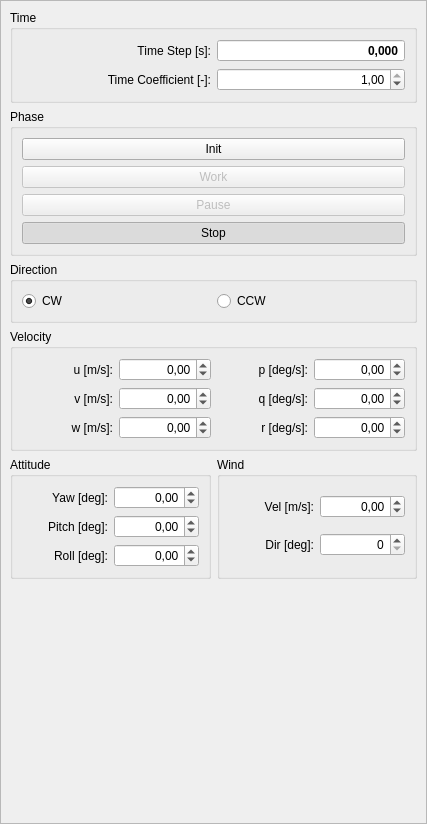
<?xml version="1.0" encoding="UTF-8"?>
<ui version="4.0">
 <class>DockWidgetMain</class>
 <widget class="QDockWidget" name="DockWidgetMain">
  <property name="geometry">
   <rect>
    <x>0</x>
    <y>0</y>
    <width>427</width>
    <height>824</height>
   </rect>
  </property>
  <property name="minimumSize">
   <size>
    <width>100</width>
    <height>100</height>
   </size>
  </property>
  <property name="locale">
   <locale language="Polish" country="Poland"/>
  </property>
  <property name="features">
   <set>QDockWidget::DockWidgetMovable</set>
  </property>
  <property name="windowTitle">
   <string>Main</string>
  </property>
  <widget class="QWidget" name="dockWidgetContents">
   <layout class="QGridLayout" name="gridLayout_3">
    <property name="leftMargin">
     <number>0</number>
    </property>
    <property name="topMargin">
     <number>0</number>
    </property>
    <property name="rightMargin">
     <number>0</number>
    </property>
    <property name="bottomMargin">
     <number>0</number>
    </property>
    <item row="0" column="0">
     <widget class="QScrollArea" name="scrollArea">
      <property name="widgetResizable">
       <bool>true</bool>
      </property>
      <widget class="QWidget" name="scrollAreaWidgetContents">
       <property name="geometry">
        <rect>
         <x>0</x>
         <y>0</y>
         <width>442</width>
         <height>784</height>
        </rect>
       </property>
       <layout class="QGridLayout" name="gridLayout_6">
        <item row="1" column="0" colspan="2">
         <widget class="QGroupBox" name="groupBoxPhase">
          <property name="title">
           <string>Phase</string>
          </property>
          <layout class="QGridLayout" name="gridLayout">
           <item row="0" column="0">
            <widget class="QPushButton" name="pushButtonInit">
             <property name="text">
              <string>Init</string>
             </property>
             <property name="checkable">
              <bool>true</bool>
             </property>
             <attribute name="buttonGroup">
              <string notr="true">buttonGroupPhase</string>
             </attribute>
            </widget>
           </item>
           <item row="1" column="0">
            <widget class="QPushButton" name="pushButtonWork">
             <property name="enabled">
              <bool>false</bool>
             </property>
             <property name="text">
              <string>Work</string>
             </property>
             <property name="checkable">
              <bool>true</bool>
             </property>
             <attribute name="buttonGroup">
              <string notr="true">buttonGroupPhase</string>
             </attribute>
            </widget>
           </item>
           <item row="2" column="0">
            <widget class="QPushButton" name="pushButtonPause">
             <property name="enabled">
              <bool>false</bool>
             </property>
             <property name="text">
              <string>Pause</string>
             </property>
             <property name="checkable">
              <bool>true</bool>
             </property>
             <attribute name="buttonGroup">
              <string notr="true">buttonGroupPhase</string>
             </attribute>
            </widget>
           </item>
           <item row="3" column="0">
            <widget class="QPushButton" name="pushButtonStop">
             <property name="text">
              <string>Stop</string>
             </property>
             <property name="checkable">
              <bool>true</bool>
             </property>
             <property name="checked">
              <bool>true</bool>
             </property>
             <attribute name="buttonGroup">
              <string notr="true">buttonGroupPhase</string>
             </attribute>
            </widget>
           </item>
          </layout>
         </widget>
        </item>
        <item row="2" column="0" colspan="2">
         <widget class="QGroupBox" name="groupBoxDirection">
          <property name="title">
           <string>Direction</string>
          </property>
          <layout class="QGridLayout" name="gridLayout_7">
           <item row="0" column="0">
            <widget class="QRadioButton" name="radioButtonCW">
             <property name="text">
              <string>CW</string>
             </property>
             <property name="checked">
              <bool>true</bool>
             </property>
             <attribute name="buttonGroup">
              <string notr="true">buttonGroupDir</string>
             </attribute>
            </widget>
           </item>
           <item row="0" column="1">
            <widget class="QRadioButton" name="radioButtonCCW">
             <property name="text">
              <string>CCW</string>
             </property>
             <attribute name="buttonGroup">
              <string notr="true">buttonGroupDir</string>
             </attribute>
            </widget>
           </item>
          </layout>
         </widget>
        </item>
        <item row="3" column="0" colspan="2">
         <widget class="QGroupBox" name="groupBoxVelocity">
          <property name="minimumSize">
           <size>
            <width>0</width>
            <height>0</height>
           </size>
          </property>
          <property name="title">
           <string>Velocity</string>
          </property>
          <layout class="QGridLayout" name="gridLayout_4">
           <item row="1" column="0">
            <widget class="QLabel" name="labelVelV">
             <property name="text">
              <string>v [m/s]:</string>
             </property>
             <property name="alignment">
              <set>Qt::AlignRight|Qt::AlignTrailing|Qt::AlignVCenter</set>
             </property>
             <property name="buddy">
              <cstring>spinBoxVelV</cstring>
             </property>
            </widget>
           </item>
           <item row="0" column="3">
            <widget class="QDoubleSpinBox" name="spinBoxOmgP">
             <property name="alignment">
              <set>Qt::AlignRight|Qt::AlignTrailing|Qt::AlignVCenter</set>
             </property>
             <property name="minimum">
              <double>-999.990000000000009</double>
             </property>
             <property name="maximum">
              <double>999.990000000000009</double>
             </property>
            </widget>
           </item>
           <item row="0" column="0">
            <widget class="QLabel" name="labelVelU">
             <property name="text">
              <string>u [m/s]:</string>
             </property>
             <property name="alignment">
              <set>Qt::AlignRight|Qt::AlignTrailing|Qt::AlignVCenter</set>
             </property>
             <property name="buddy">
              <cstring>spinBoxVelU</cstring>
             </property>
            </widget>
           </item>
           <item row="0" column="1">
            <widget class="QDoubleSpinBox" name="spinBoxVelU">
             <property name="alignment">
              <set>Qt::AlignRight|Qt::AlignTrailing|Qt::AlignVCenter</set>
             </property>
             <property name="minimum">
              <double>-999.990000000000009</double>
             </property>
             <property name="maximum">
              <double>999.990000000000009</double>
             </property>
            </widget>
           </item>
           <item row="2" column="3">
            <widget class="QDoubleSpinBox" name="spinBoxOmgR">
             <property name="alignment">
              <set>Qt::AlignRight|Qt::AlignTrailing|Qt::AlignVCenter</set>
             </property>
             <property name="minimum">
              <double>-999.990000000000009</double>
             </property>
             <property name="maximum">
              <double>999.990000000000009</double>
             </property>
            </widget>
           </item>
           <item row="1" column="2">
            <widget class="QLabel" name="labelOmgQ">
             <property name="text">
              <string>q [deg/s]:</string>
             </property>
             <property name="alignment">
              <set>Qt::AlignRight|Qt::AlignTrailing|Qt::AlignVCenter</set>
             </property>
             <property name="buddy">
              <cstring>spinBoxOmgQ</cstring>
             </property>
            </widget>
           </item>
           <item row="2" column="0">
            <widget class="QLabel" name="labelVelW">
             <property name="text">
              <string>w [m/s]:</string>
             </property>
             <property name="alignment">
              <set>Qt::AlignRight|Qt::AlignTrailing|Qt::AlignVCenter</set>
             </property>
             <property name="buddy">
              <cstring>spinBoxVelW</cstring>
             </property>
            </widget>
           </item>
           <item row="1" column="1">
            <widget class="QDoubleSpinBox" name="spinBoxVelV">
             <property name="alignment">
              <set>Qt::AlignRight|Qt::AlignTrailing|Qt::AlignVCenter</set>
             </property>
             <property name="minimum">
              <double>-999.990000000000009</double>
             </property>
             <property name="maximum">
              <double>999.990000000000009</double>
             </property>
            </widget>
           </item>
           <item row="1" column="3">
            <widget class="QDoubleSpinBox" name="spinBoxOmgQ">
             <property name="alignment">
              <set>Qt::AlignRight|Qt::AlignTrailing|Qt::AlignVCenter</set>
             </property>
             <property name="minimum">
              <double>-999.990000000000009</double>
             </property>
             <property name="maximum">
              <double>999.990000000000009</double>
             </property>
            </widget>
           </item>
           <item row="2" column="1">
            <widget class="QDoubleSpinBox" name="spinBoxVelW">
             <property name="alignment">
              <set>Qt::AlignRight|Qt::AlignTrailing|Qt::AlignVCenter</set>
             </property>
             <property name="minimum">
              <double>-999.990000000000009</double>
             </property>
             <property name="maximum">
              <double>999.990000000000009</double>
             </property>
            </widget>
           </item>
           <item row="2" column="2">
            <widget class="QLabel" name="labelOmgR">
             <property name="text">
              <string>r [deg/s]:</string>
             </property>
             <property name="alignment">
              <set>Qt::AlignRight|Qt::AlignTrailing|Qt::AlignVCenter</set>
             </property>
             <property name="buddy">
              <cstring>spinBoxOmgR</cstring>
             </property>
            </widget>
           </item>
           <item row="0" column="2">
            <widget class="QLabel" name="labelOmgP">
             <property name="text">
              <string>p [deg/s]:</string>
             </property>
             <property name="alignment">
              <set>Qt::AlignRight|Qt::AlignTrailing|Qt::AlignVCenter</set>
             </property>
             <property name="buddy">
              <cstring>spinBoxOmgP</cstring>
             </property>
            </widget>
           </item>
          </layout>
         </widget>
        </item>
        <item row="4" column="0">
         <widget class="QGroupBox" name="groupBoxAttitude">
          <property name="title">
           <string>Attitude</string>
          </property>
          <layout class="QGridLayout" name="gridLayout_2">
           <item row="2" column="1">
            <widget class="QDoubleSpinBox" name="spinBoxAttPhi">
             <property name="alignment">
              <set>Qt::AlignRight|Qt::AlignTrailing|Qt::AlignVCenter</set>
             </property>
             <property name="minimum">
              <double>-180.000000000000000</double>
             </property>
             <property name="maximum">
              <double>180.000000000000000</double>
             </property>
            </widget>
           </item>
           <item row="0" column="1">
            <widget class="QDoubleSpinBox" name="spinBoxAttPsi">
             <property name="alignment">
              <set>Qt::AlignRight|Qt::AlignTrailing|Qt::AlignVCenter</set>
             </property>
             <property name="minimum">
              <double>-180.000000000000000</double>
             </property>
             <property name="maximum">
              <double>180.000000000000000</double>
             </property>
            </widget>
           </item>
           <item row="2" column="0">
            <widget class="QLabel" name="labelAttPhi">
             <property name="text">
              <string>Roll [deg]:</string>
             </property>
             <property name="alignment">
              <set>Qt::AlignRight|Qt::AlignTrailing|Qt::AlignVCenter</set>
             </property>
             <property name="buddy">
              <cstring>spinBoxAttPhi</cstring>
             </property>
            </widget>
           </item>
           <item row="0" column="0">
            <widget class="QLabel" name="labelAttPsi">
             <property name="text">
              <string>Yaw [deg]:</string>
             </property>
             <property name="alignment">
              <set>Qt::AlignRight|Qt::AlignTrailing|Qt::AlignVCenter</set>
             </property>
             <property name="buddy">
              <cstring>spinBoxAttPsi</cstring>
             </property>
            </widget>
           </item>
           <item row="1" column="0">
            <widget class="QLabel" name="labelAttTht">
             <property name="text">
              <string>Pitch [deg]:</string>
             </property>
             <property name="alignment">
              <set>Qt::AlignRight|Qt::AlignTrailing|Qt::AlignVCenter</set>
             </property>
             <property name="buddy">
              <cstring>spinBoxAttTht</cstring>
             </property>
            </widget>
           </item>
           <item row="1" column="1">
            <widget class="QDoubleSpinBox" name="spinBoxAttTht">
             <property name="alignment">
              <set>Qt::AlignRight|Qt::AlignTrailing|Qt::AlignVCenter</set>
             </property>
             <property name="minimum">
              <double>-90.000000000000000</double>
             </property>
             <property name="maximum">
              <double>90.000000000000000</double>
             </property>
            </widget>
           </item>
          </layout>
         </widget>
        </item>
        <item row="4" column="1">
         <widget class="QGroupBox" name="groupBoxWind">
          <property name="title">
           <string>Wind</string>
          </property>
          <layout class="QGridLayout" name="gridLayout_5">
           <item row="1" column="1">
            <widget class="QDoubleSpinBox" name="spinBoxWindDir">
             <property name="alignment">
              <set>Qt::AlignRight|Qt::AlignTrailing|Qt::AlignVCenter</set>
             </property>
             <property name="decimals">
              <number>0</number>
             </property>
             <property name="minimum">
              <double>0.000000000000000</double>
             </property>
             <property name="maximum">
              <double>365.000000000000000</double>
             </property>
            </widget>
           </item>
           <item row="0" column="1">
            <widget class="QDoubleSpinBox" name="spinBoxWindVel">
             <property name="alignment">
              <set>Qt::AlignRight|Qt::AlignTrailing|Qt::AlignVCenter</set>
             </property>
             <property name="minimum">
              <double>-999.990000000000009</double>
             </property>
             <property name="maximum">
              <double>999.990000000000009</double>
             </property>
            </widget>
           </item>
           <item row="1" column="0">
            <widget class="QLabel" name="labelWindDir">
             <property name="text">
              <string>Dir [deg]:</string>
             </property>
             <property name="alignment">
              <set>Qt::AlignRight|Qt::AlignTrailing|Qt::AlignVCenter</set>
             </property>
             <property name="buddy">
              <cstring>spinBoxWindDir</cstring>
             </property>
            </widget>
           </item>
           <item row="0" column="0">
            <widget class="QLabel" name="labelWindVel">
             <property name="text">
              <string>Vel [m/s]:</string>
             </property>
             <property name="alignment">
              <set>Qt::AlignRight|Qt::AlignTrailing|Qt::AlignVCenter</set>
             </property>
             <property name="buddy">
              <cstring>spinBoxWindVel</cstring>
             </property>
            </widget>
           </item>
          </layout>
         </widget>
        </item>
        <item row="5" column="0" colspan="2">
         <spacer name="verticalSpacer">
          <property name="orientation">
           <enum>Qt::Vertical</enum>
          </property>
          <property name="sizeHint" stdset="0">
           <size>
            <width>20</width>
            <height>103</height>
           </size>
          </property>
         </spacer>
        </item>
        <item row="0" column="0" colspan="2">
         <widget class="QGroupBox" name="groupBoxTime">
          <property name="title">
           <string>Time</string>
          </property>
          <layout class="QGridLayout" name="gridLayout_8">
           <item row="0" column="0">
            <widget class="QLabel" name="label">
             <property name="text">
              <string>Time Step [s]:</string>
             </property>
             <property name="alignment">
              <set>Qt::AlignRight|Qt::AlignTrailing|Qt::AlignVCenter</set>
             </property>
            </widget>
           </item>
           <item row="0" column="1">
            <widget class="QDoubleSpinBox" name="spinBoxTimeStep">
             <property name="font">
              <font>
               <weight>75</weight>
               <bold>true</bold>
              </font>
             </property>
             <property name="alignment">
              <set>Qt::AlignRight|Qt::AlignTrailing|Qt::AlignVCenter</set>
             </property>
             <property name="readOnly">
              <bool>true</bool>
             </property>
             <property name="buttonSymbols">
              <enum>QAbstractSpinBox::NoButtons</enum>
             </property>
             <property name="decimals">
              <number>3</number>
             </property>
            </widget>
           </item>
           <item row="1" column="0">
            <widget class="QLabel" name="label_2">
             <property name="text">
              <string>Time Coefficient [-]:</string>
             </property>
             <property name="alignment">
              <set>Qt::AlignRight|Qt::AlignTrailing|Qt::AlignVCenter</set>
             </property>
            </widget>
           </item>
           <item row="1" column="1">
            <widget class="QDoubleSpinBox" name="spinBoxTimeCoef">
             <property name="alignment">
              <set>Qt::AlignRight|Qt::AlignTrailing|Qt::AlignVCenter</set>
             </property>
             <property name="maximum">
              <double>1.000000000000000</double>
             </property>
             <property name="singleStep">
              <double>0.010000000000000</double>
             </property>
             <property name="value">
              <double>1.000000000000000</double>
             </property>
            </widget>
           </item>
          </layout>
         </widget>
        </item>
       </layout>
      </widget>
     </widget>
    </item>
   </layout>
  </widget>
 </widget>
 <tabstops>
  <tabstop>scrollArea</tabstop>
  <tabstop>pushButtonInit</tabstop>
  <tabstop>pushButtonWork</tabstop>
  <tabstop>pushButtonPause</tabstop>
  <tabstop>pushButtonStop</tabstop>
  <tabstop>radioButtonCW</tabstop>
  <tabstop>radioButtonCCW</tabstop>
  <tabstop>spinBoxVelU</tabstop>
  <tabstop>spinBoxVelV</tabstop>
  <tabstop>spinBoxVelW</tabstop>
  <tabstop>spinBoxOmgP</tabstop>
  <tabstop>spinBoxOmgQ</tabstop>
  <tabstop>spinBoxOmgR</tabstop>
  <tabstop>spinBoxAttPsi</tabstop>
  <tabstop>spinBoxAttTht</tabstop>
  <tabstop>spinBoxAttPhi</tabstop>
  <tabstop>spinBoxWindVel</tabstop>
  <tabstop>spinBoxWindDir</tabstop>
 </tabstops>
 <resources/>
 <connections/>
 <buttongroups>
  <buttongroup name="buttonGroupDir"/>
  <buttongroup name="buttonGroupPhase"/>
 </buttongroups>
</ui>
